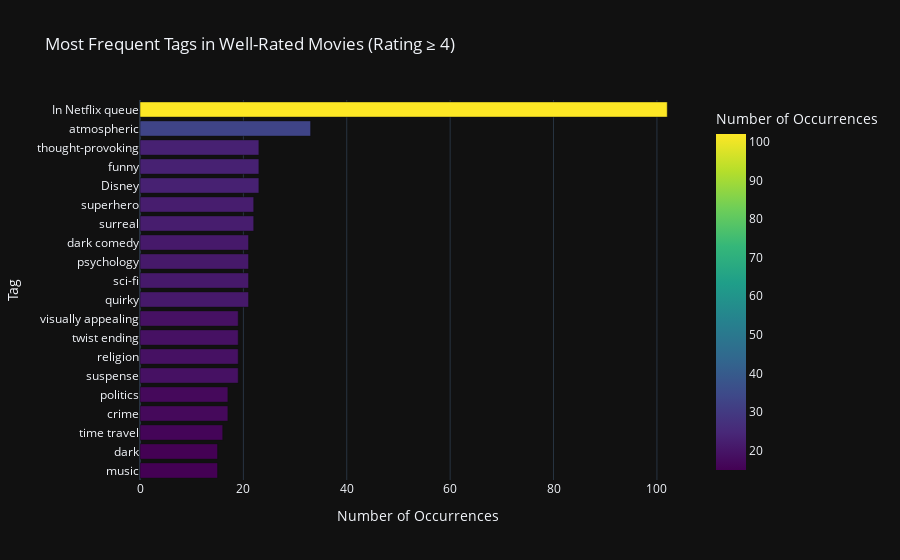

The notebook cell this image was saved under:
### Code cell
# Visualization: Most frequent tags in well-rated movies
fig2 = px.bar(
    tags_good_rating_df,
    x="count",
    y="tag",
    orientation="h",
    title="Most Frequent Tags in Well-Rated Movies (Rating ≥ 4)",
    labels={"count": "Number of Occurrences", "tag": "Tag"},
    color="count",
    color_continuous_scale="viridis"
)
fig2.update_layout(yaxis={'categoryorder':'total ascending'})
fig2.show()

### Figure 1 — Plotly figure (JSON) as saved in the notebook; plotly's stock layout.template omitted (floating-point values rounded to 4 significant figures)
{"data": [{"hovertemplate": "Number of Occurrences=%{marker.color}<br>Tag=%{y}<extra></extra>", "legendgroup": "", "marker": {"color": [102, 33, 23, 23, 23, 22, 22, 21, 21, 21, 21, 19, 19, 19, 19, 17, 17, 16, 15, 15], "coloraxis": "coloraxis", "pattern": {"shape": ""}}, "name": "", "orientation": "h", "showlegend": false, "textposition": "auto", "x": [102, 33, 23, 23, 23, 22, 22, 21, 21, 21, 21, 19, 19, 19, 19, 17, 17, 16, 15, 15], "xaxis": "x", "y": ["In Netflix queue", "atmospheric", "Disney", "funny", "thought-provoking", "surreal", "superhero", "quirky", "sci-fi", "psychology", "dark comedy", "suspense", "religion", "twist ending", "visually appealing", "crime", "politics", "time travel", "music", "dark"], "yaxis": "y", "type": "bar"}], "layout": {"xaxis": {"anchor": "y", "domain": [0.0, 1.0], "title": {"text": "Number of Occurrences"}}, "yaxis": {"anchor": "x", "domain": [0.0, 1.0], "title": {"text": "Tag"}, "categoryorder": "total ascending"}, "coloraxis": {"colorbar": {"title": {"text": "Number of Occurrences"}}, "colorscale": [[0.0, "#440154"], [0.1111, "#482878"], [0.2222, "#3e4989"], [0.3333, "#31688e"], [0.4444, "#26828e"], [0.5556, "#1f9e89"], [0.6667, "#35b779"], [0.7778, "#6ece58"], [0.8889, "#b5de2b"], [1.0, "#fde725"]]}, "legend": {"tracegroupgap": 0}, "title": {"text": "Most Frequent Tags in Well-Rated Movies (Rating ≥ 4)"}, "barmode": "relative"}}
